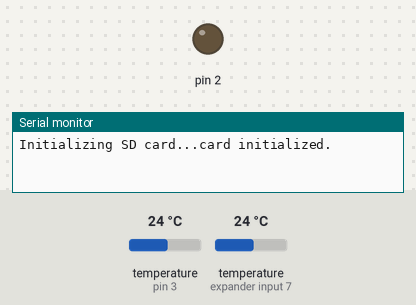
This sketch was run on a simulated Arduino Uno, built with avr-gcc and run on an emulated ATmega328P. On the bench: output pins drawn as LEDs (lit = HIGH), the last lines printed to the serial monitor. The test bench sets the inputs (shaded band); at power-on: temperature (sensors on pin 3, expander input 7) 24 °C. Storage starts empty.

Above: at 0.8 s.
At 34.1 s:
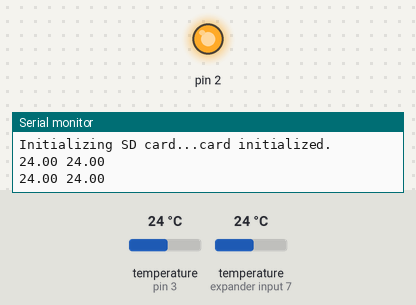
Timing chart, 0 to 41.9 s (numbered marks = the images above):
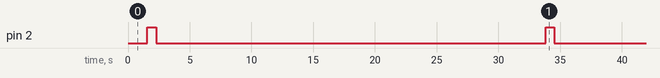

Measured:
- by itself, pin 2: alternates HIGH for 0.70 s and LOW for 31.5 s

The sketch:

Datalogger_no_rtc.ino
```cpp
#include <SPI.h>
#include <SD.h>
#include <OneWire.h>
#include <DallasTemperature.h>

const int chipSelect = 4;

#define ONE_WIRE_BUS_PIN 3

OneWire oneWire(ONE_WIRE_BUS_PIN);  // Setup oneWire
DallasTemperature sensors(&oneWire);//  oneWire to Dallas Temperature.


// Assign the addresses of your  temp sensors.You must use 1 wire adress finder

DeviceAddress Probe01 = { 0x28, 0xFF, 0x4B, 0xC9, 0x80, 0x17, 0x04, 0xFA }; //inox2
DeviceAddress Probe02 = { 0x28, 0xFF, 0x00, 0x09, 0x81, 0x17, 0x04, 0xF1 }; //Inox1

void setup() {
  // Open serial communications and wait for port to open:
  pinMode(2, OUTPUT);
  Serial.begin(9600);

  // Initialize the Temperature measurement library
  sensors.begin();

  // set the resolution to 9 bit (Can be 9 to 12 bits .. lower is faster)
  sensors.setResolution(Probe01, 12);
  sensors.setResolution(Probe02, 12);

  while (!Serial) {
    ; // wait for serial port to connect. Needed for native USB port only
  }


  Serial.print("Initializing SD card...");

  // see if the card is present and can be initialized:
  if (!SD.begin(chipSelect)) {
    Serial.println("Card failed, or not present");
    // don't do anything more:
    return;
  }
  Serial.println("card initialized.");
}

void loop() {
  // make a string for assembling the data to log:
  String dataString = "";

    sensors.requestTemperatures();

    float sensor1 = sensors.getTempCByIndex(0);
    dataString += String(sensor1);
    dataString += " ";

    sensors.requestTemperatures();
    float sensor2 = sensors.getTempCByIndex(1);
    dataString += String(sensor2);


  // open the file. note that only one file can be open at a time,
  // so you have to close this one before opening another.
  File dataFile = SD.open("datalog.txt", FILE_WRITE);

  // if the file is available, write to it:
  if (dataFile) {
    dataFile.println(dataString);
    dataFile.close();
    // print to the serial port too:
    Serial.println(dataString);

    digitalWrite(2, HIGH);   // turn the LED on (HIGH is the voltage level)
    delay(700);              // wait for 700 milliseconds
    digitalWrite(2, LOW);
    delay(30000);
  }
  // if the file isn't open, pop up an error:
  else {
    Serial.println("error opening datalog.txt");
  }
}
```
